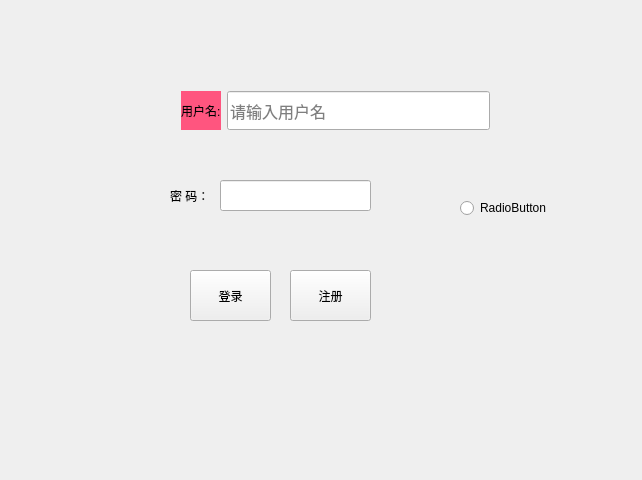
<?xml version="1.0" encoding="UTF-8"?>
<ui version="4.0">
 <class>LoginMainWindow</class>
 <widget class="QMainWindow" name="LoginMainWindow">
  <property name="geometry">
   <rect>
    <x>0</x>
    <y>0</y>
    <width>642</width>
    <height>480</height>
   </rect>
  </property>
  <property name="windowTitle">
   <string>LoginMainWindow</string>
  </property>
  <widget class="QWidget" name="centralWidget">
   <widget class="QLabel" name="passwordLabel">
    <property name="geometry">
     <rect>
      <x>170</x>
      <y>190</y>
      <width>54</width>
      <height>12</height>
     </rect>
    </property>
    <property name="text">
     <string>密 码：</string>
    </property>
   </widget>
   <widget class="QLineEdit" name="passwordLineEdit">
    <property name="geometry">
     <rect>
      <x>220</x>
      <y>180</y>
      <width>151</width>
      <height>31</height>
     </rect>
    </property>
    <property name="echoMode">
     <enum>QLineEdit::Password</enum>
    </property>
   </widget>
   <widget class="QPushButton" name="loginBtn">
    <property name="geometry">
     <rect>
      <x>190</x>
      <y>270</y>
      <width>81</width>
      <height>51</height>
     </rect>
    </property>
    <property name="text">
     <string>登录</string>
    </property>
   </widget>
   <widget class="QPushButton" name="registerBtn">
    <property name="geometry">
     <rect>
      <x>290</x>
      <y>270</y>
      <width>81</width>
      <height>51</height>
     </rect>
    </property>
    <property name="text">
     <string>注册</string>
    </property>
   </widget>
   <widget class="QRadioButton" name="radioButton">
    <property name="geometry">
     <rect>
      <x>460</x>
      <y>200</y>
      <width>89</width>
      <height>16</height>
     </rect>
    </property>
    <property name="text">
     <string>RadioButton</string>
    </property>
   </widget>
   <widget class="QWidget" name="">
    <property name="geometry">
     <rect>
      <x>170</x>
      <y>80</y>
      <width>331</width>
      <height>61</height>
     </rect>
    </property>
    <layout class="QHBoxLayout" name="horizontalLayout">
     <item>
      <widget class="QLabel" name="userLabel">
       <property name="styleSheet">
        <string notr="true">background-color: rgb(255, 85, 127);</string>
       </property>
       <property name="text">
        <string>用户名:</string>
       </property>
      </widget>
     </item>
     <item>
      <widget class="QLineEdit" name="userLineEdit">
       <property name="sizePolicy">
        <sizepolicy hsizetype="Expanding" vsizetype="Expanding">
         <horstretch>0</horstretch>
         <verstretch>0</verstretch>
        </sizepolicy>
       </property>
       <property name="font">
        <font>
         <family>楷体</family>
         <pointsize>12</pointsize>
         <weight>50</weight>
         <italic>false</italic>
         <bold>false</bold>
         <strikeout>false</strikeout>
        </font>
       </property>
       <property name="text">
        <string/>
       </property>
       <property name="echoMode">
        <enum>QLineEdit::Normal</enum>
       </property>
       <property name="alignment">
        <set>Qt::AlignLeading|Qt::AlignLeft|Qt::AlignVCenter</set>
       </property>
       <property name="placeholderText">
        <string>请输入用户名</string>
       </property>
      </widget>
     </item>
    </layout>
   </widget>
  </widget>
 </widget>
 <layoutdefault spacing="6" margin="11"/>
 <resources/>
 <connections/>
</ui>
